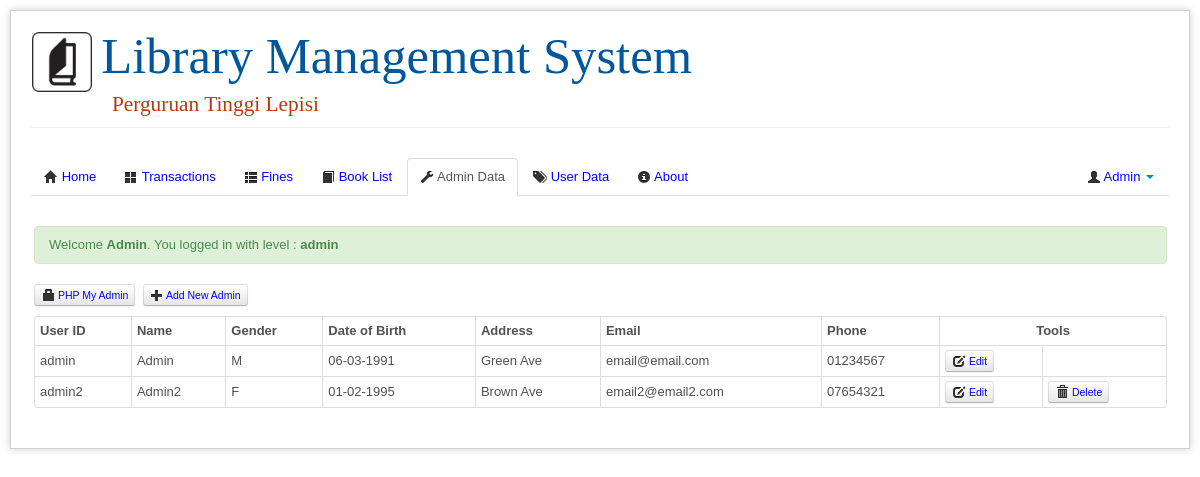
Page /homeadmin.php?app=admin_admin_list (signed in) on the committed database.
### tables this page shows
CREATE TABLE IF NOT EXISTS `user` (
  `user_id` varchar(100) NOT NULL,
  `password` varchar(30) NOT NULL,
  `name` varchar(30) NOT NULL,
  `gender` varchar(30) NOT NULL,
  `dob` varchar(30) NOT NULL,
  `faculty` varchar(30) NOT NULL,
  `year` varchar(30) NOT NULL,
  `address` varchar(100) NOT NULL,
  `email` varchar(100) NOT NULL,
  `phone` varchar(30) NOT NULL,
  `level` enum('admin','user') NOT NULL
);

### app/admin_admin_list.php (the view, shortened to what this page needs)
<!DOCTYPE html>
<?php
include('connect.php');
?>
<html>
<body>
<?php empty( $app ) ? header('location:../homeadmin.php') : '' ; if(isset($_SESSION['level'])){?>
<p>
	<a href="<?php echo $base_url2; ?>/phpmyadmin/index.php" class="btn btn-mini"><i class="icon-lock"></i> PHP My Admin</a>&nbsp;
	<a href="app/admin_admin_input.php" class="btn btn-mini"><i class="icon-plus"></i> Add New Admin</a>
</p>
<div class="tab-content">
<table class="table table-bordered table-condensed table-hover">
	<thead>
		<tr class="nowrap">
			<th align="left">User ID</th>
			<th align="left">Name</th>
			<th align="left">Gender</th>
			<th align="left">Date of Birth</th>
			<th align="left">Address</th>
			<th align="left">Email</th>
			<th align="left">Phone</th>
			<?php if($_SESSION['level']=='admin'){?>
			<th colspan = "2" align="center">Tools</th>
			<?php } ?>
		</tr>
	</thead>
	<tbody>
	<?php
    $sql = "SELECT user_id, name, gender, dob, address, email, phone FROM user WHERE level=1";
	foreach ($dbh->query($sql) as $data) :
    ?>
		<tr class="nowrap">
			<td><?php echo $data['user_id'] ?></td>
            <td><?php echo $data['name'] ?></td>
			<td><?php echo $data['gender'] ?></td>
			<td><?php echo $data['dob'] ?></td>
			<td><?php echo $data['address'] ?></td>
			<td><?php echo $data['email'] ?></td>
			<td><?php echo $data['phone'] ?></td>
			<?php if($_SESSION['level']=='admin'){?>
			<td><a href="app/admin_user_edit.php?user_id=<?php echo $data['user_id'] ?>" class="btn btn-mini"><i class="icon-edit"></i> Edit</a>
			<td>
			<?php if (!($_SESSION['user_id']==$data['user_id'])){?>
			<a href="app/admin_user_delete.php?user_id=<?php echo $data['user_id'] ?>" class="btn btn-mini" onClick="return confirm('Delete admin with ID : <?php echo $data['user_id'];?>');"><i class="icon-trash"></i> Delete</a>
			<?php } ?>
			</td>
			<?php } ?>
		</tr>
<?php
    endforeach;
?>
	</tbody>
</table>
</div>
<?php
}else{
echo '<div class="alert alert-error"> You need to login as admin to access this page. </div>';
}
?>
</body>
</html>

### asset/css/style.css (style rules this page uses)
body { background-color: #fff; margin: 40px; font: 13px/20px normal Helvetica, Arial, sans-serif; color: #4F5155; }
a { color: #003399; background-color: transparent; font-weight: normal; }
tr.nowrap { white-space:nowrap; }
td { white-space:inherit; }

### homeadmin.php (style rules this page uses)
html, body { height: 100%; width: 100%; padding: 0; margin: 0; }
a:link, a:visited, a:hover { color: blue; }

### rows in the picture
user: user_id "admin", name "Admin", gender "M", dob "06-03-1991", address "Green Ave", email "email@email.com", phone "01234567"
user: user_id "admin2", name "Admin2", gender "F", dob "01-02-1995", address "Brown Ave", email "email2@email2.com", phone "07654321"

### other values in the picture
$_SESSION['name'] "Admin"
$_SESSION['message'] "Welcome Admin . You logged in with level : admin"
